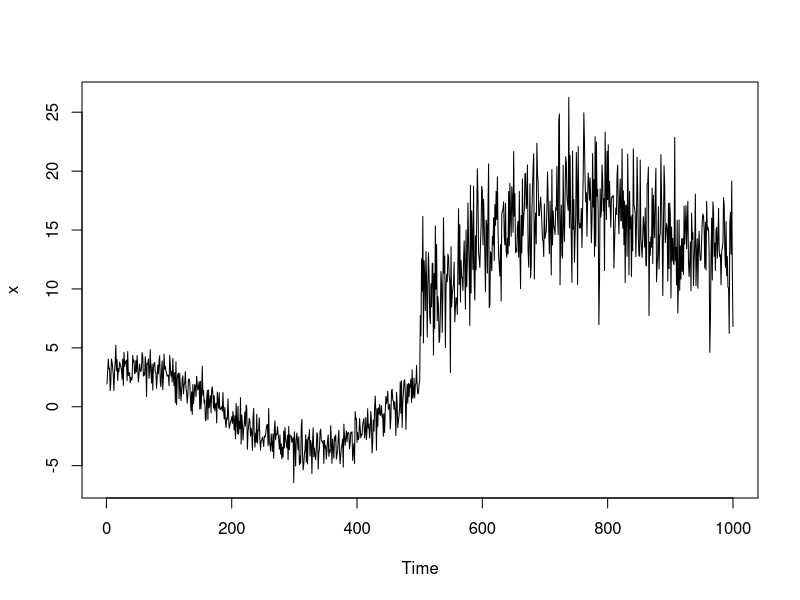
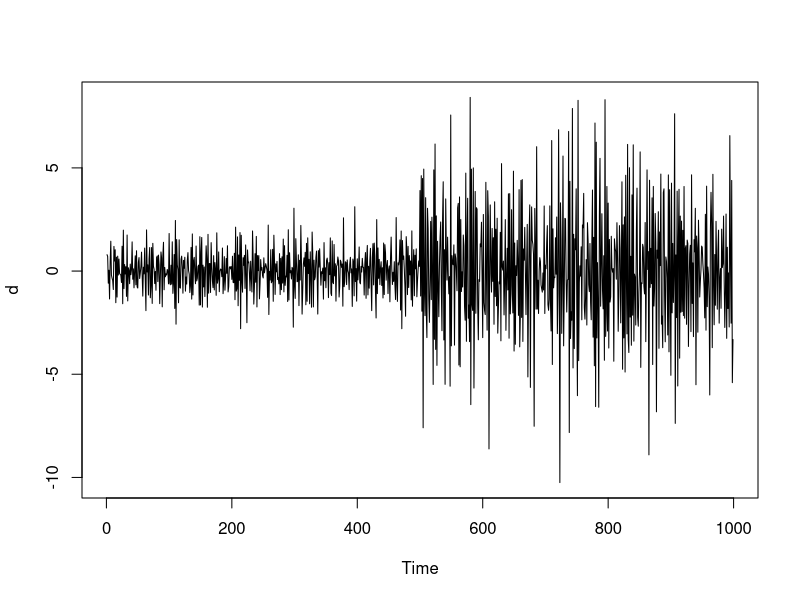
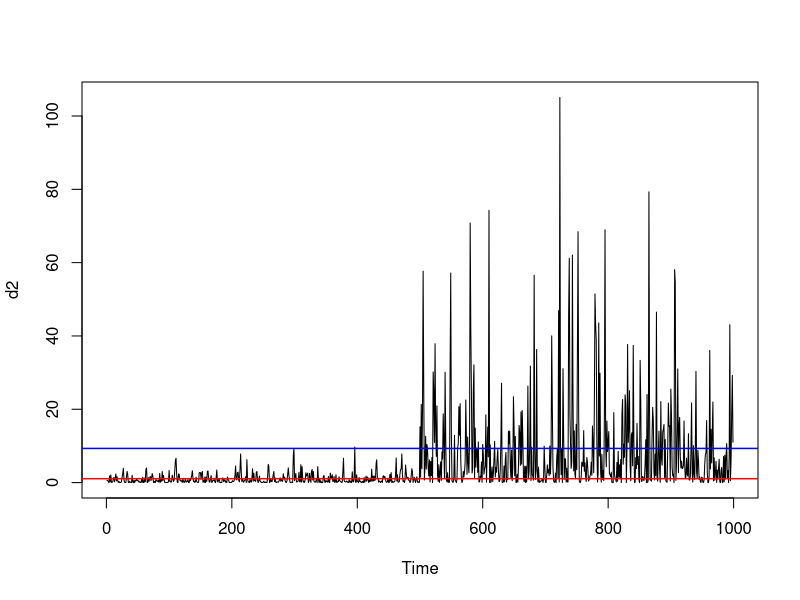

These charts were generated, in order, by the following R code: (Note: a time limit stopped this script after it produced the figures.)
###-----------------------------------------------
### The data. **AR included**
###-----------------------------------------------
f = function(t){
  5*cos(t*9) - (t - 0.7)^2 *10 + (t-0.2)^3 *20
}
ar = function(n, ar, df){
  z = rep(NA,n)
  z[1] = rt(1,df)
  for(i in 2:n){
    z[i] = ar*z[i-1] + rt(1,df)
  }
  z
}
n = 1000
mu = f((1:n)/n)
z = c(rnorm(n/2,3), rnorm(n/2, 3)*3) 
x = z+mu
par(mfrow = c(1, 1))
ts.plot(x)
d = diff(x)/sqrt(2)
d2 = d^2
ts.plot(d)
ts.plot(d2)
abline(h = mean(d2[1:(n/2)]), col = 'red', lwd = 1.5)
abline(h = mean(d2[(n/2+1):(n-1)]), col = 'blue', lwd = 1.5)


###----------------------------------
### Self Method
###----------------------------------

kern = function(x){ #Bartlett kernel
  ifelse(abs(x)<=1,1-abs(x), 0)
}

var_head = function(x, l){ #Kernel Estimation of volatility
  n = length(x)
  l = floor(l)
  sum = 0
  covar = c(acf(x, l+1, type = 'cov', plot=FALSE)$acf)
  k = (-l):l
  out = sum(kern(k/l) * covar[abs(k) +1])
  return(out)
}

KS_std = function(x){ #
  n = length(x)
  x_bar = mean(x)
  sigma_hat = var_head(x, 2*n^(1/3))
  Tn =cumsum(x - x_bar) / sqrt(n)
  TS = max(abs(Tn / sqrt(sigma_hat)))
}

###-----------------------------------------------
### Textbook method
###-----------------------------------------------
M <- function(x, t){
  n = length(x)
  bar_x = mean(x)
  (sum((x[1:t] - bar_x)^2) - t/n*sum((x - bar_x)^2)) / (sqrt(n))
}

K <- function(x, gam){
  n = length(x)
  k_t = rep(NULL, (n-1))
  for (i in 1:(n-1)){
    k_t[i] = M(x, i)/((i/(n-1))*(1-i/(n-1)))^gam
  }
  which.min(k_t)
}

V_k <- function(k, x){
  bar = mean(x)
  n = length(x)
  (sum((x-bar)^4) - (1/k)*(sum((x[1:k]-bar)^2)^2) - (1/(n-k))*(sum((x[(k+1):n]-bar)^2, na.rm = TRUE)^2))/n
}

textbook <- function(d){
  k = K(d, 0)
  v = V_k(k, d)
  M_t <- rep(NULL, n)
  for (i in 1:(n-1)){
    M_t[i] = M(d, i) / sqrt(v)
  }
  max(abs(M_t))
}

###-----------------------------------------------
### Liver Method
###-----------------------------------------------
L = function(y, g, tau){
  n = length(y)
  l1 = tau * log(1/tau * sum((y[1:tau] - g[1:tau])^2))
  if (tau !=n){
    l2 = (n - tau) * log(1/(n-tau)*sum((y[(tau+1):n] - g[(tau+1):n])^2))}
  else{l2 = 0}
  l = l1 + l2
}

MaxL = function(y, g){
  n = length(y)
  max_d= 0
  max_i = 0
  Ln = L(y, g, n)
  for (i in 1:n){
    d = Ln -  L(y, g, i)
    if(d > max_d){max_d = d; max_i = i}
  }
  c(max_d, max_i)
}

MLsigma1 = function(y, g, tau){sigma = 1/tau * sum((y[1:tau] - g[1:tau])^2)}
MLsigma2 = function(y, g, tau){n = length(y);sigma = 1/(n-tau)*sum((y[(tau+1):n] - g[(tau+1):n])^2)}

Liver_test = function(d, alpha){
  a = 2*log(log(n))^(1/2)/log(n)
  b = (2*log(log(n)) + 1/2*log(log(log(n))) - log(gamma(1/2)))/log(n)
  T = a*sqrt(log(n))*sqrt(d) - b*log(n)
}

spline_test = function(x){
  epsilon = 0.00001
  n = length(x)
  ax = (1:n)/n
  old_d = 0
  count = 0
  weight = rep(1:n)
  while (count<50){
    g = smooth.spline(ax, x, w = weight, cv = TRUE)$y
    result= MaxL(x, g)
    new_d = result[1]
    tau = result[2]
    if ((new_d - old_d)<epsilon){
      return(Liver_test(new_d, 0.05))
    }else{
      sigma1 = MLsigma1(x, g, tau)
      sigma2 = MLsigma2(x, g, tau)
      weight = c(rep((1/sigma1)^2, n/2), rep((1/sigma2)^2, n/2))
    }
    count = count+1
    old_d = new_d  
  }
  return(Liver_test(new_d, 0.05))
}
###-----------------------------------------------
### Normal Case.
###-----------------------------------------------

if(1){
  n = 400
  n_sim = 200
  delta = seq(from = 0, to = 3, length.out = 21)
  out = array(NA, dim =c(n_sim, length(delta), 4),
              dimnames = list(paste0('isim=',1:n_sim),
                              paste0('delta=', delta),
                              c('liver', 'textbook','log(d^2)','d^2')))
  for(i_sim in 1:n_sim){
    set.seed(i_sim)
    for(i_delta in 1:length(delta)){
      del = delta[i_delta]
      mu = 0
      #z = c(r(n/2,6), rt(n/2, 6)*(1+del))#random
      z = c(rnorm(n/2,1),rnorm(n/2,1)*(1+del))
      x = z+mu
      d = diff(x)/sqrt(2)
      out[i_sim, i_delta, 1] = spline_test(x)
      out[i_sim, i_delta, 2] = textbook(x)
      out[i_sim, i_delta, 3] = KS_std(log(d^2))
      out[i_sim, i_delta, 4] = KS_std(d^2)
    }
    if(i_sim%%10==0) cat(i_sim, ' >> ')
  }
}

###-----------------------------------------------------------
### Power
###-----------------------------------------------------------
out0 = out*0
out0[,,1] = out[,,1] > -log(-log(1-0.05)/2)
out0[,,2] = out[,,2] > 1.358
out0[,,3] = out[,,3] > 1.358
out0[,,4] = out[,,4] > 1.358
power = apply(out0, c(2,3), mean)
power

###-----------------------------------------------------------
### Plot results
###-----------------------------------------------------------
par(mfrow = c(1, 2))
col = c('blue','red', 'darkgreen','lightgreen')
#Plot 1
matplot(delta, 100*power, type = 'l', col = col, lwd = 2, main = "Power (n_sim=1000, n=500)", ylim = c(0, 100),
        ylab = expression(K(delta)~"/%"), xlab = expression(delta))
abline(h  = c(0.05, 0, 1)*100, lwd = 0.5, lty = 2)
abline(v = 0, lwd = 0.5, lty = 2)
legend('bottomright', legend = c('Liver', 'Textbook','log(d^2)','d^2'), 
  col = c('blue','red','darkgreen','lightgreen'), lty = c(1,2,3), cex = 0.4)

#Plot 2
matplot(delta, 100*power, type = 'l', col = col, lwd = 2, main = "Power (Zoom-in version)",
        ylim = c(0, 0.5) *100, ylab = expression(K(delta)~"/%"), xlab = expression(delta),
        xlim = c(0, 0.2))
abline(h = c(0:5), lwd = 0.5, lty = 3)
abline(v = 0, lwd = 0.5, lty = 2)

###-----------------------------------------------
### Changing Mean
###-----------------------------------------------

if(1){
  n = 400
  n_sim = 200
  delta = seq(from = 0, to = 3, length.out = 21)
  out = array(NA, dim =c(n_sim, length(delta), 4),
              dimnames = list(paste0('isim=',1:n_sim),
                              paste0('delta=', delta),
                              c('liver', 'textbook','log(d^2)','d^2')))
  for(i_sim in 1:n_sim){
    set.seed(i_sim)
    for(i_delta in 1:length(delta)){
      del = delta[i_delta]
      mu = f((1:n)/n)
      #z = c(r(n/2,6), rt(n/2, 6)*(1+del))#random
      z = c(rnorm(n/2,1),rnorm(n/2,1)*(1+del))
      x = z+mu
      d = diff(x)/sqrt(2)
      out[i_sim, i_delta, 1] = spline_test(x)
      out[i_sim, i_delta, 2] = textbook(x)
      out[i_sim, i_delta, 3] = KS_std(log(d^2))
      out[i_sim, i_delta, 4] = KS_std(d^2)
    }
    if(i_sim%%10==0) cat(i_sim, ' >> ')
  }
}

###-----------------------------------------------------------
### Power
###-----------------------------------------------------------
out0 = out*0
out0[,,1] = out[,,1] > -log(-log(1-0.05)/2)
out0[,,2] = out[,,2] > 1.358
out0[,,3] = out[,,3] > 1.358
out0[,,4] = out[,,4] > 1.358
power = apply(out0, c(2,3), mean)
power

###-----------------------------------------------------------
### Plot results
###-----------------------------------------------------------
par(mfrow = c(1, 2))
col = c('blue','red', 'darkgreen','lightgreen')
#Plot 1
matplot(delta, 100*power, type = 'l', col = col, lwd = 2, main = "Power (n_sim=1000, n=500)", ylim = c(0, 100),
        ylab = expression(K(delta)~"/%"), xlab = expression(delta))
abline(h  = c(0.05, 0, 1)*100, lwd = 0.5, lty = 2)
abline(v = 0, lwd = 0.5, lty = 2)
legend('bottomright', legend = c('Liver', 'Textbook','log(d^2)','d^2'), 
  col = c('blue','red','darkgreen','lightgreen'), lty = c(1,2,3), cex = 0.4)

#Plot 2
matplot(delta, 100*power, type = 'l', col = col, lwd = 2, main = "Power (Zoom-in version)",
        ylim = c(0, 0.5) *100, ylab = expression(K(delta)~"/%"), xlab = expression(delta),
        xlim = c(0, 0.2))
abline(h = c(0:5), lwd = 0.5, lty = 3)
abline(v = 0, lwd = 0.5, lty = 2)

###-----------------------------------------------
### Early Change Point
###-----------------------------------------------

if(1){
  n = 400
  n_sim = 200
  delta = seq(from = 0, to = 3, length.out = 21)
  out = array(NA, dim =c(n_sim, length(delta), 4),
              dimnames = list(paste0('isim=',1:n_sim),
                              paste0('delta=', delta),
                              c('liver', 'textbook','log(d^2)','d^2')))
  for(i_sim in 1:n_sim){
    set.seed(i_sim)
    for(i_delta in 1:length(delta)){
      del = delta[i_delta]
      mu = 0
      #z = c(r(n/2,6), rt(n/2, 6)*(1+del))#random
      z = c(rnorm(n*2/8,1),rnorm(n*6/8,1)*(1+del))
      x = z+mu
      d = diff(x)/sqrt(2)
      out[i_sim, i_delta, 1] = spline_test(x)
      out[i_sim, i_delta, 2] = textbook(x)
      out[i_sim, i_delta, 3] = KS_std(log(d^2))
      out[i_sim, i_delta, 4] = KS_std(d^2)
    }
    if(i_sim%%10==0) cat(i_sim, ' >> ')
  }
}

###-----------------------------------------------------------
### Power
###-----------------------------------------------------------
out0 = out*0
out0[,,1] = out[,,1] > -log(-log(1-0.05)/2)
out0[,,2] = out[,,2] > 1.358
out0[,,3] = out[,,3] > 1.358
out0[,,4] = out[,,4] > 1.358
power = apply(out0, c(2,3), mean)
power

###-----------------------------------------------------------
### Plot results
###-----------------------------------------------------------
par(mfrow = c(1, 2))
col = c('blue','red', 'darkgreen','lightgreen')
#Plot 1
matplot(delta, 100*power, type = 'l', col = col, lwd = 2, main = "Power (n_sim=1000, n=500)", ylim = c(0, 100),
        ylab = expression(K(delta)~"/%"), xlab = expression(delta))
abline(h  = c(0.05, 0, 1)*100, lwd = 0.5, lty = 2)
abline(v = 0, lwd = 0.5, lty = 2)
legend('bottomright', legend = c('Liver', 'Textbook','log(d^2)','d^2'), 
  col = c('blue','red','darkgreen','lightgreen'), lty = c(1,2,3), cex = 0.4)

#Plot 2
matplot(delta, 100*power, type = 'l', col = col, lwd = 2, main = "Power (Zoom-in version)",
        ylim = c(0, 0.5) *100, ylab = expression(K(delta)~"/%"), xlab = expression(delta),
        xlim = c(0, 0.2))
abline(h = c(0:5), lwd = 0.5, lty = 3)
abline(v = 0, lwd = 0.5, lty = 2)
